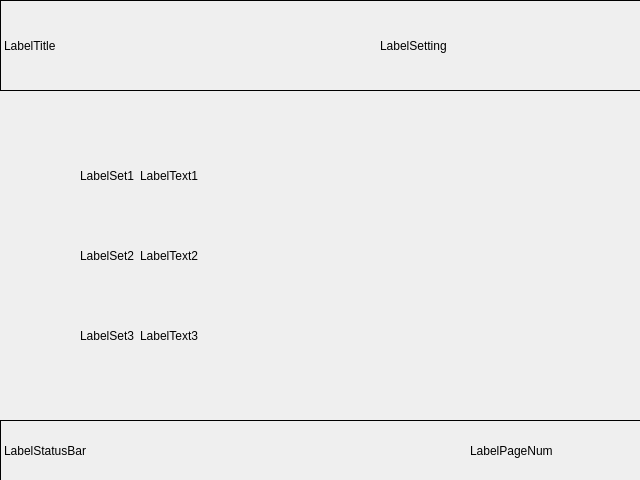
<?xml version="1.0" encoding="UTF-8"?>
<ui version="4.0">
 <class>DlgVidSaveTime</class>
 <widget class="QDialog" name="DlgVidSaveTime">
  <property name="geometry">
   <rect>
    <x>0</x>
    <y>0</y>
    <width>640</width>
    <height>480</height>
   </rect>
  </property>
  <property name="windowTitle">
   <string>Dialog</string>
  </property>
  <widget class="QLabel" name="LabelStatusBar">
   <property name="geometry">
    <rect>
     <x>0</x>
     <y>420</y>
     <width>641</width>
     <height>61</height>
    </rect>
   </property>
   <property name="frameShape">
    <enum>QFrame::Box</enum>
   </property>
   <property name="text">
    <string>LabelStatusBar</string>
   </property>
  </widget>
  <widget class="QLabel" name="LabelPageNum">
   <property name="geometry">
    <rect>
     <x>470</x>
     <y>430</y>
     <width>151</width>
     <height>41</height>
    </rect>
   </property>
   <property name="text">
    <string>LabelPageNum</string>
   </property>
  </widget>
  <widget class="QLabel" name="LabelSet2">
   <property name="geometry">
    <rect>
     <x>80</x>
     <y>220</y>
     <width>481</width>
     <height>71</height>
    </rect>
   </property>
   <property name="frameShape">
    <enum>QFrame::NoFrame</enum>
   </property>
   <property name="text">
    <string>LabelSet2</string>
   </property>
  </widget>
  <widget class="QLabel" name="LabelTitle">
   <property name="geometry">
    <rect>
     <x>0</x>
     <y>0</y>
     <width>641</width>
     <height>91</height>
    </rect>
   </property>
   <property name="frameShape">
    <enum>QFrame::Box</enum>
   </property>
   <property name="text">
    <string>LabelTitle</string>
   </property>
  </widget>
  <widget class="QLabel" name="LabelSetting">
   <property name="geometry">
    <rect>
     <x>380</x>
     <y>0</y>
     <width>261</width>
     <height>91</height>
    </rect>
   </property>
   <property name="text">
    <string>LabelSetting</string>
   </property>
  </widget>
  <widget class="QLabel" name="LabelSet3">
   <property name="geometry">
    <rect>
     <x>80</x>
     <y>300</y>
     <width>481</width>
     <height>71</height>
    </rect>
   </property>
   <property name="frameShape">
    <enum>QFrame::NoFrame</enum>
   </property>
   <property name="text">
    <string>LabelSet3</string>
   </property>
  </widget>
  <widget class="QLabel" name="LabelSet1">
   <property name="geometry">
    <rect>
     <x>80</x>
     <y>140</y>
     <width>481</width>
     <height>71</height>
    </rect>
   </property>
   <property name="frameShape">
    <enum>QFrame::NoFrame</enum>
   </property>
   <property name="text">
    <string>LabelSet1</string>
   </property>
  </widget>
  <widget class="QLabel" name="LabelText1">
   <property name="geometry">
    <rect>
     <x>140</x>
     <y>140</y>
     <width>381</width>
     <height>71</height>
    </rect>
   </property>
   <property name="text">
    <string>LabelText1</string>
   </property>
  </widget>
  <widget class="QLabel" name="LabelText3">
   <property name="geometry">
    <rect>
     <x>140</x>
     <y>300</y>
     <width>381</width>
     <height>71</height>
    </rect>
   </property>
   <property name="text">
    <string>LabelText3</string>
   </property>
  </widget>
  <widget class="QLabel" name="LabelText2">
   <property name="geometry">
    <rect>
     <x>140</x>
     <y>220</y>
     <width>381</width>
     <height>71</height>
    </rect>
   </property>
   <property name="text">
    <string>LabelText2</string>
   </property>
  </widget>
 </widget>
 <resources/>
 <connections/>
</ui>
